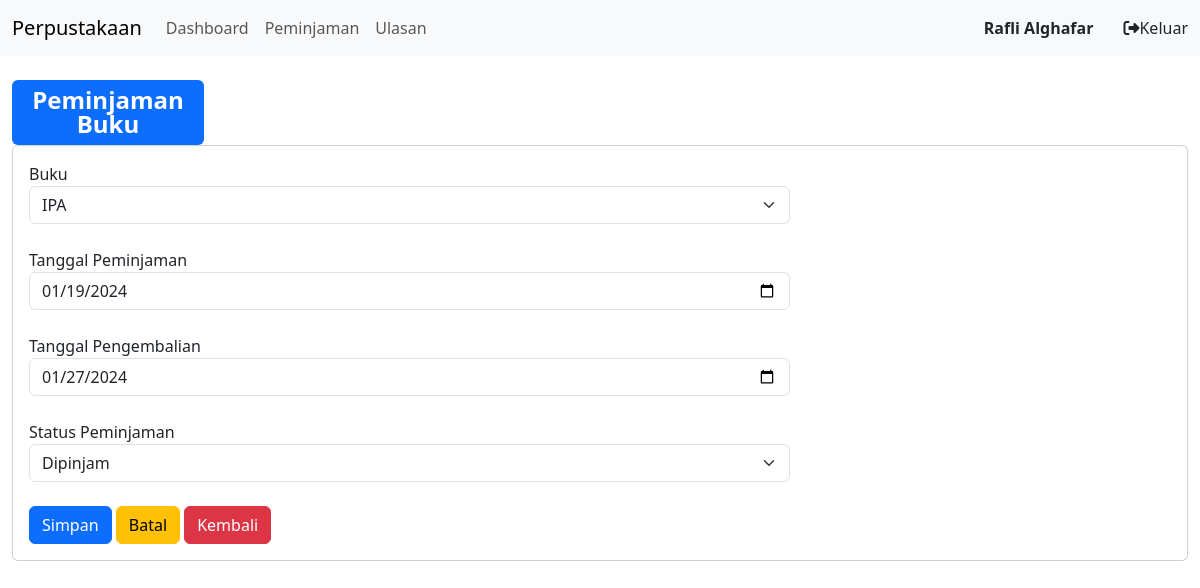
The page /index.php?page=peminjaman_edit&&id=4 (signed in) on the database its author committed.
### tables this page shows
CREATE TABLE `peminjaman` (
  `id_peminjaman` int(11) NOT NULL,
  `id_user` int(11) DEFAULT NULL,
  `id_buku` int(11) DEFAULT NULL,
  `tgl_peminjaman` varchar(255) DEFAULT NULL,
  `tgl_pengembalian` varchar(255) DEFAULT NULL,
  `status_peminjaman` enum('dipinjam','dikembalikan') DEFAULT NULL
);

CREATE TABLE `buku` (
  `id_buku` int(11) NOT NULL,
  `id_kategori` int(11) DEFAULT NULL,
  `judul` varchar(255) DEFAULT NULL,
  `penulis` varchar(255) DEFAULT NULL,
  `penerbit` varchar(255) DEFAULT NULL,
  `tahun_terbit` varchar(255) DEFAULT NULL,
  `deskripsi` text DEFAULT NULL
);

### peminjaman_edit.php (the view, shortened to what this page needs)
<div class="badge bg-primary text-wrap mt-4 fs-4" style="width: 12rem;">
    Peminjaman Buku
</div>
<div class="card">
    <div class="card-body">
        <div class="row">
            <form action="" method="post">
                <?php
                $id = $_GET['id'];
                $q = mysqli_query($koneksi, "SELECT * FROM peminjaman WHERE id_peminjaman='$id'");
                $data = mysqli_fetch_array($q);
                ?>
                <label class="col-md-1">Buku</label>
                <div class="col-md-8 mb-4">
                    <select name="id_buku" class="form-select">
                        <?php
                        $book = mysqli_query($koneksi, "SELECT * FROM buku");
                        while ($buku = mysqli_fetch_array($book)) {
                        ?>
                            <option <?php if ($buku['id_buku'] == $data['id_buku']) echo 'selected'; ?> value="<?php echo $buku['id_buku']; ?>"><?php echo $buku['judul']; ?></option>
                        <?php } ?>
                    </select>
                </div>
                <label>Tanggal Peminjaman</label>
                <div class="col-md-8 mb-4">
                    <input type="date" name="tanggalPeminjamanBaru" class="form-control" value="<?php echo $data['tgl_peminjaman']; ?>">
                </div>
                <label>Tanggal Pengembalian</label>
                <div class="col-md-8 mb-4">
                    <input type="date" name="tanggalPengembalianBaru" class="form-control" value="<?php echo $data['tgl_pengembalian']; ?>">
                </div>
                <label>Status Peminjaman</label>
                <div class="col-md-8 mb-4">
                    <select name="statusBaru" class="form-select">
                        <option value="dipinjam" <?php if ($data['status_peminjaman'] == 'dipinjam') echo 'selected'; ?>>Dipinjam</option>
                    </select>
                </div>
        </div>
        <div class="row">
            <div class="col-md-8">
                <button type="submit" class="btn btn-primary" name="submit" value="submit">Simpan</button>
                <button type="reset" class="btn btn-warning">Batal</button>
                <a href="?page=peminjaman" class="btn btn-danger">Kembali</a>
            </div>
        </div>
    </div>
</div>

### rows shown on the page
peminjaman: id_buku "IPA", tanggalPeminjamanBaru "01/19/2024", tanggalPengembalianBaru "01/27/2024", statusBaru "Dipinjam"

### other values the page prints
$_SESSION['user']['nama'] "Rafli Alghafar"
